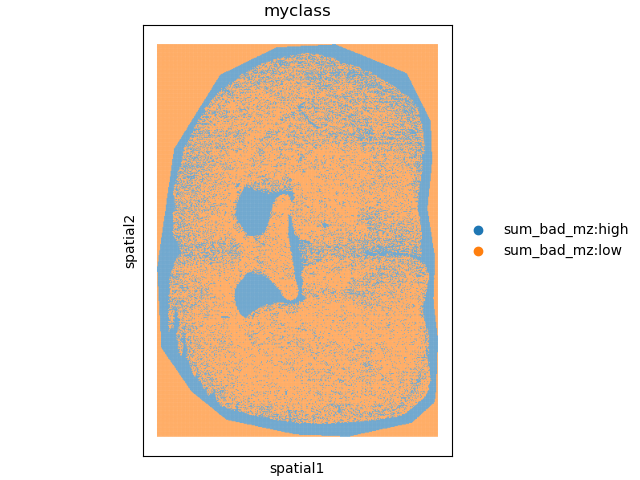

The script that drew this image:
import os
import numpy as np
import pandas as pd
import csv as csv
import zonist.data as zd
import anndata as ad
import scanpy as sc
import squidpy as sq

import matplotlib.pyplot as plt

from sklearn.cluster import KMeans



# for the whole-ellis dataset

# 0) all variables, strings and dictionaries, to be used
mydata_dir = "/home/johanna/spatial_thesis/spatial_metabolomics/data"
subdir = "whole-ellis"
#"/mnt/cbib/thesis_gbm/spatial_thesis/spatial_metabolomics/data"

anno_dict = {'HMDB': "whole-ellis_hmdb.csv",
             'LipidMaps': "whole-ellis_lipidmaps.csv"}
quantif_file = "whole-ellis_mx.h5ad"
my_custom_gmt: str = ".gmt"


def generate_coordinates(pixels_names):
    coord_l = list()
    for k in pixels_names:   # eg 'x0_y0'
        items = k.split("_")
        coord_l.append(np.array([int(items[0].replace("x", "")),
                       int(items[1].replace("y", ""))]))
    return np.array(coord_l)

    
def yield_submatrix_offsample_mz(me_annots, adata):
    bad_mz_df = me_annots.feat_classif.loc[
                me_annots.feat_classif["offSample"] == True, :]
    adata_subset = adata[:, bad_mz_df["mz"].astype(str).tolist()]
    return adata_subset


# 1) given data
# 1.1) annotations

me_annots = zd.MetabolomeAnnotations(name="demo",
                            data_dir=mydata_dir,
                            subfolder=subdir,
                            annotation_files=anno_dict)
me_annots.load_annotation()



# 1.2) matrix of quantifications (==intensities)
print("opening the quantifications")
adata = ad.read_h5ad(filename=os.path.join(
    mydata_dir, subdir, quantif_file))
print(adata)
bool_equal = np.all(np.array(
    sorted(me_annots.annotationtbl["mz"].unique())) == np.array(
    sorted(adata.var["var"].tolist())))
print(f"perfect match between mz in me_a.annotationtbl "
      f"and adata.X: {bool_equal}")


##  add attributes to be spatially plottable


coordinates_arr = generate_coordinates(adata.obs["obs"].tolist())
adata = ad.AnnData(adata.X,
                    obs = adata.obs, var= adata.var,
                    obsm = {"spatial": coordinates_arr},
                    varm = {"metabolites": adata.var["var"].to_numpy()}
                    )

adata.uns['spatial'] = { 'MY_SLICE7_NAME' : { 'scalefactors': {'fiducial_diameter_fullres': 100,#144.48769000651953,
   'spot_diameter_fullres': 1, #89.44476048022638,
   'tissue_hires_scalef': 0.5, #0.17011142,
   'tissue_lowres_scalef': 0.5  }} }



# try to give a classification based only on sum of intensities of "bad mz"
badmz_adata = yield_submatrix_offsample_mz(me_annots, adata)

badmz_adata.obs["sum"] = badmz_adata.X.sum(axis=1)

badmz_adata.obs["myclass"] = "sum_bad_mz:low"
cutoff_percent_sum_offsample_mz = 70  # %
cut_value = np.percentile(badmz_adata.obs["sum"].to_numpy(),
                       cutoff_percent_sum_offsample_mz)
badmz_adata.obs.loc[badmz_adata.obs["sum"] > cut_value,
    "myclass"] = "sum_bad_mz:high"

sq.pl.spatial_scatter(badmz_adata,
                      color="myclass", img=False)
plt.show()


"""
print(badmz_adata)
sc.pp.pca(badmz_adata)
print(badmz_adata.obsm["X_pca"][:, 0])
t = 33
kmeans = KMeans(n_clusters=4,
                random_state=0).fit(
    badmz_adata.obsm["X_pca"])
badmz_adata.obs["kmean"] = kmeans.labels_.astype(str)

sq.pl.spatial_scatter(badmz_adata,
                      color="kmean", img=False)
"""
